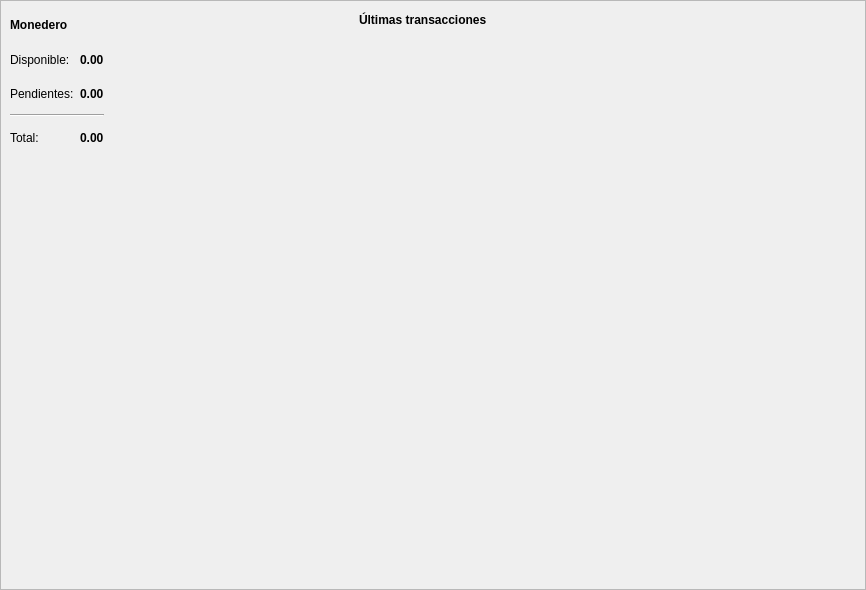
<?xml version="1.0" encoding="UTF-8"?>
<ui version="4.0">
 <class>OverviewFrame</class>
 <widget class="QFrame" name="OverviewFrame">
  <property name="geometry">
   <rect>
    <x>0</x>
    <y>0</y>
    <width>866</width>
    <height>590</height>
   </rect>
  </property>
  <property name="windowTitle">
   <string>Marco</string>
  </property>
  <property name="frameShape">
   <enum>QFrame::StyledPanel</enum>
  </property>
  <property name="frameShadow">
   <enum>QFrame::Raised</enum>
  </property>
  <layout class="QGridLayout" name="gridLayout" columnstretch="40,60">
   <property name="sizeConstraint">
    <enum>QLayout::SetDefaultConstraint</enum>
   </property>
   <property name="leftMargin">
    <number>0</number>
   </property>
   <property name="topMargin">
    <number>0</number>
   </property>
   <property name="rightMargin">
    <number>0</number>
   </property>
   <property name="bottomMargin">
    <number>0</number>
   </property>
   <property name="horizontalSpacing">
    <number>5</number>
   </property>
   <property name="verticalSpacing">
    <number>0</number>
   </property>
   <item row="0" column="0">
    <widget class="QFrame" name="m_overviewWalletFrame">
     <property name="minimumSize">
      <size>
       <width>0</width>
       <height>160</height>
      </size>
     </property>
     <property name="maximumSize">
      <size>
       <width>16777215</width>
       <height>160</height>
      </size>
     </property>
     <property name="frameShape">
      <enum>QFrame::NoFrame</enum>
     </property>
     <property name="frameShadow">
      <enum>QFrame::Raised</enum>
     </property>
     <layout class="QGridLayout" name="gridLayout_2">
      <item row="4" column="1">
       <widget class="QLabel" name="m_totalBalanceLabel">
        <property name="font">
         <font>
          <weight>75</weight>
          <bold>true</bold>
         </font>
        </property>
        <property name="text">
         <string notr="true">0.00</string>
        </property>
       </widget>
      </item>
      <item row="1" column="1">
       <widget class="QLabel" name="m_actualBalanceLabel">
        <property name="font">
         <font>
          <weight>75</weight>
          <bold>true</bold>
         </font>
        </property>
        <property name="text">
         <string notr="true">0.00</string>
        </property>
       </widget>
      </item>
      <item row="4" column="0">
       <widget class="QLabel" name="label_6">
        <property name="text">
         <string>Total:</string>
        </property>
       </widget>
      </item>
      <item row="1" column="2">
       <widget class="QLabel" name="m_tickerLabel1">
        <property name="text">
         <string notr="true"/>
        </property>
       </widget>
      </item>
      <item row="0" column="0">
       <widget class="QLabel" name="label">
        <property name="font">
         <font>
          <weight>75</weight>
          <bold>true</bold>
         </font>
        </property>
        <property name="text">
         <string>Monedero</string>
        </property>
       </widget>
      </item>
      <item row="2" column="0">
       <widget class="QLabel" name="label_4">
        <property name="text">
         <string>Pendientes:</string>
        </property>
       </widget>
      </item>
      <item row="1" column="0">
       <widget class="QLabel" name="label_2">
        <property name="text">
         <string>Disponible:</string>
        </property>
       </widget>
      </item>
      <item row="3" column="0" colspan="2">
       <widget class="Line" name="line">
        <property name="orientation">
         <enum>Qt::Horizontal</enum>
        </property>
       </widget>
      </item>
      <item row="2" column="1">
       <widget class="QLabel" name="m_pendingBalanceLabel">
        <property name="font">
         <font>
          <weight>75</weight>
          <bold>true</bold>
         </font>
        </property>
        <property name="text">
         <string notr="true">0.00</string>
        </property>
       </widget>
      </item>
      <item row="4" column="2">
       <widget class="QLabel" name="m_tickerLabel3">
        <property name="text">
         <string notr="true"/>
        </property>
       </widget>
      </item>
      <item row="2" column="2">
       <widget class="QLabel" name="m_tickerLabel2">
        <property name="text">
         <string notr="true"/>
        </property>
       </widget>
      </item>
      <item row="2" column="3">
       <spacer name="horizontalSpacer_2">
        <property name="orientation">
         <enum>Qt::Horizontal</enum>
        </property>
        <property name="sizeHint" stdset="0">
         <size>
          <width>40</width>
          <height>20</height>
         </size>
        </property>
       </spacer>
      </item>
     </layout>
    </widget>
   </item>
   <item row="1" column="0" rowspan="2">
    <spacer name="verticalSpacer">
     <property name="orientation">
      <enum>Qt::Vertical</enum>
     </property>
     <property name="sizeType">
      <enum>QSizePolicy::Expanding</enum>
     </property>
     <property name="sizeHint" stdset="0">
      <size>
       <width>20</width>
       <height>425</height>
      </size>
     </property>
    </spacer>
   </item>
   <item row="0" column="1" rowspan="3">
    <widget class="QFrame" name="frame_2">
     <property name="minimumSize">
      <size>
       <width>0</width>
       <height>0</height>
      </size>
     </property>
     <property name="maximumSize">
      <size>
       <width>16777215</width>
       <height>16777215</height>
      </size>
     </property>
     <property name="frameShape">
      <enum>QFrame::NoFrame</enum>
     </property>
     <property name="frameShadow">
      <enum>QFrame::Raised</enum>
     </property>
     <layout class="QVBoxLayout" name="verticalLayout">
      <item>
       <layout class="QHBoxLayout" name="horizontalLayout">
        <item>
         <widget class="QLabel" name="label_8">
          <property name="font">
           <font>
            <weight>75</weight>
            <bold>true</bold>
           </font>
          </property>
          <property name="text">
           <string>Últimas transacciones</string>
          </property>
         </widget>
        </item>
        <item>
         <spacer name="horizontalSpacer">
          <property name="orientation">
           <enum>Qt::Horizontal</enum>
          </property>
          <property name="sizeHint" stdset="0">
           <size>
            <width>40</width>
            <height>20</height>
           </size>
          </property>
         </spacer>
        </item>
       </layout>
      </item>
      <item>
       <widget class="QTreeView" name="m_recentTransactionsView">
        <property name="focusPolicy">
         <enum>Qt::NoFocus</enum>
        </property>
        <property name="styleSheet">
         <string notr="true">background-color: transparent;</string>
        </property>
        <property name="frameShape">
         <enum>QFrame::NoFrame</enum>
        </property>
        <property name="editTriggers">
         <set>QAbstractItemView::NoEditTriggers</set>
        </property>
        <property name="selectionMode">
         <enum>QAbstractItemView::NoSelection</enum>
        </property>
        <property name="rootIsDecorated">
         <bool>false</bool>
        </property>
        <property name="uniformRowHeights">
         <bool>true</bool>
        </property>
        <property name="itemsExpandable">
         <bool>false</bool>
        </property>
        <property name="headerHidden">
         <bool>true</bool>
        </property>
        <property name="expandsOnDoubleClick">
         <bool>false</bool>
        </property>
       </widget>
      </item>
     </layout>
    </widget>
   </item>
  </layout>
 </widget>
 <resources/>
 <connections/>
</ui>
